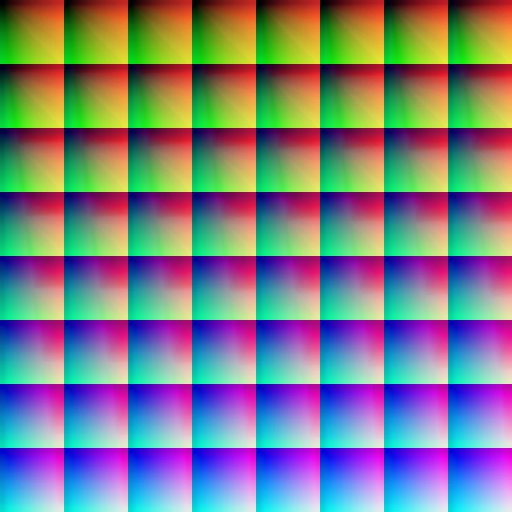
#> input picture assets/effect_maps/color_lut.png, 512 x 512 px
$ python -i checks.py   (imports and definitions only)
#> lines starting #> are read from the running program, lines starting #| are printed output that depends on the picture
"""Numeric output checks. Reports measurements only; it never claims anything about how the video looks."""
import json
import subprocess

import cv2
import numpy as np


# [11 lines left out: function probe, not called in this run]


def video_curve(path):
    """Per-second mean brightness, saturation and frame-difference motion."""
#> called with path = '../../assets/effect_maps/color_lut.png'
    cap = cv2.VideoCapture(str(path))
    fps = cap.get(cv2.CAP_PROP_FPS) or 30.0
    rows, prev, i = [], None, 0
    while True:
        ok, fr = cap.read()
#> fr is the input picture: shape (512, 512, 3); mean B, G, R 132.3, 126.4, 122.4
        if not ok:
            break
        s = cv2.resize(fr, (135, 240))
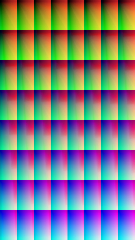
#> s: shape (240, 135, 3); mean B, G, R 132.2, 126.3, 122.3
        hsv = cv2.cvtColor(s, cv2.COLOR_BGR2HSV)
#> hsv: shape (240, 135, 3); mean H, S, V 90.2, 174.5, 190.8
        g = cv2.cvtColor(s, cv2.COLOR_BGR2GRAY).astype(np.float32)
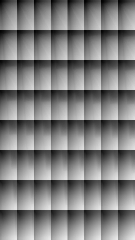
#> g: shape (240, 135) float32; min 0, max 234, mean 125.8
        rows.append((i / fps, hsv[..., 2].mean(), hsv[..., 1].mean(), 0.0 if prev is None else np.abs(g - prev).mean()))
        prev = g
        i += 1
    cap.release()
    r = np.array(rows) if rows else np.zeros((0, 4))
    out = []
    for sec in range(int(r[-1, 0]) + 1 if len(r) else 0):
        m = (r[:, 0] >= sec) & (r[:, 0] < sec + 1)
        out.append((sec, float(r[m, 1].mean()), float(r[m, 2].mean()), float(r[m, 3].mean())))
    return out


# [32 lines left out: functions audio_stats, validate, not called in this run]

>>> result = video_curve('../../assets/effect_maps/color_lut.png')

$ run again, on assets/effect_maps/mono_lut.png
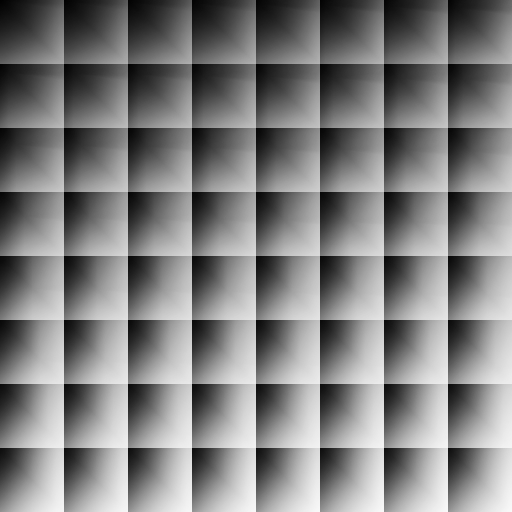
#> input picture assets/effect_maps/mono_lut.png, 512 x 512 px
#> in video_curve, fr is the input picture: shape (512, 512, 3); min 0, max 249, mean 127.9
#> in video_curve, `s = cv2.resize(fr, (135, 240))`:
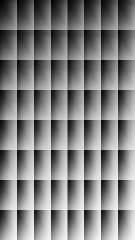
#> s: shape (240, 135, 3); min 1, max 248, mean 127.8
#> hsv: shape (240, 135, 3); mean H, S, V 0, 0, 127.8
